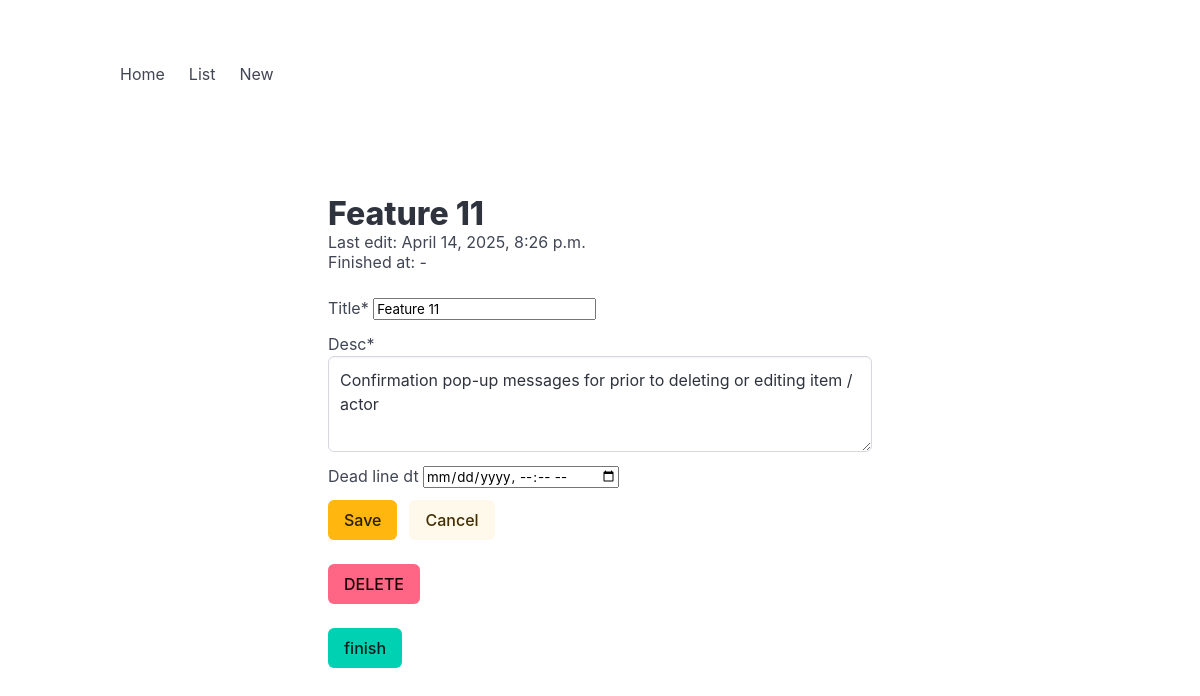
Page /todo/162/ (signed in) on the earlier database version.
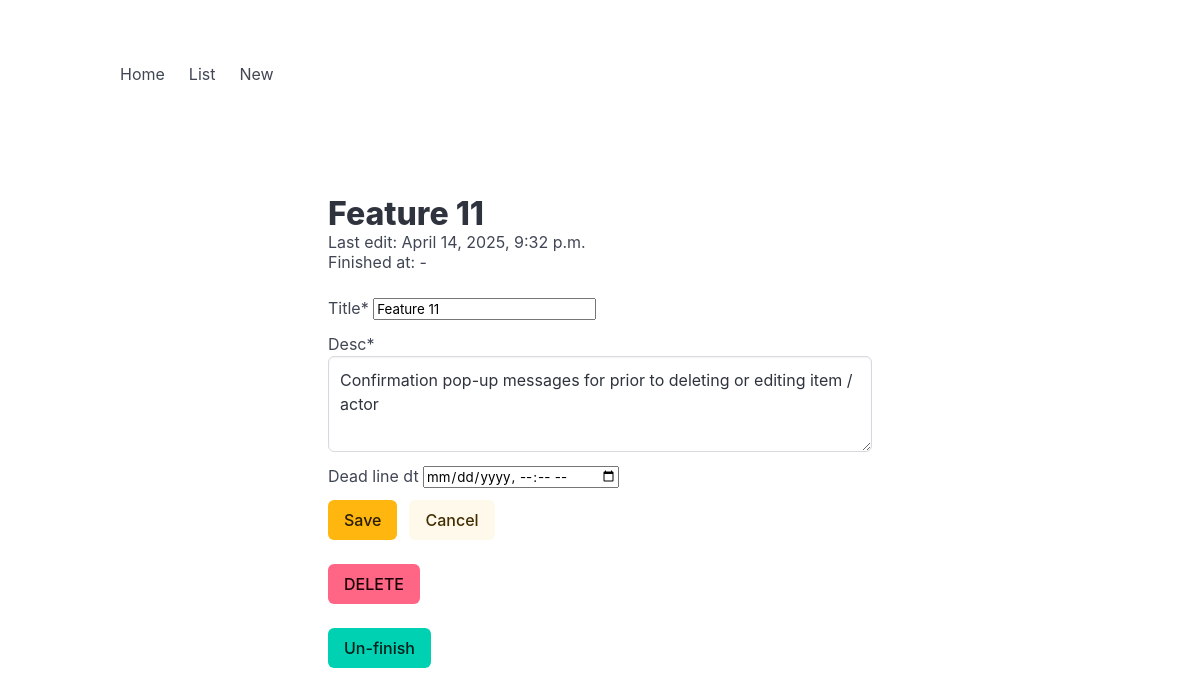
Same page on the later database version.
### todo/models.py (models this page shows, shortened)
class Task(models.Model):
    user = models.ForeignKey(User, on_delete=models.CASCADE)
    title = models.CharField(max_length=100)
    desc = models.CharField(max_length=500)
    is_finished = models.BooleanField(default=False)
    finished_dt = models.DateTimeField(blank=True, null=True)
    dead_line_dt = models.DateTimeField(blank=True, null=True)
    create_dt = models.DateTimeField(auto_now_add=True)
    update_dt = models.DateTimeField(auto_now=True)

### todo/views.py (the view)
# urls.py: path('<int:number>/', views.todo_detail, name='detail'),
def todo_detail(request, number):
    if request.user.is_authenticated:
        task = get_object_or_404(Task, id=number)
        if task.user == request.user:
            if request.method == 'POST':
                form = TaskForm(request.POST, instance=task)
                if form.is_valid():
                    form.save()
                    return redirect('/todo/list/')
            else:
                form = TaskForm(instance=task)
            return render(request, 'todo/detail.html', {'task': task, 'form': form})
    return redirect('/todo/')

### todo/forms.py
class TaskForm(ModelForm):
    class Meta:
        model = Task
        fields = ['title', 'desc', 'dead_line_dt']
        widgets = {
            "desc": forms.Textarea(attrs={"rows": 3}),
            "dead_line_dt": forms.DateTimeInput(attrs={"type": "datetime-local"}),
        }

### todo/templates/todo/detail.html (shortened to what this page needs)
<!DOCTYPE html>
<html>
  <head>
    <link rel="stylesheet" href="https://cdn.jsdelivr.net/npm/bulma@1.0.2/css/bulma.min.css">
  </head>
  <body>
    {% include 'todo/includes/nav.html' %}
  <section class="section container" style="max-width: 640px;">
    <h1 class="title">{{ task.title }}</h1>
    <p class="subtitle is-size-6">
      Last edit: <time datetime="{{ task.update_dt|date:'Y-m-d\TH:i' }}">{{ task.update_dt }}</time><br>
      Finished at: <time datetime="{{ task.finish_dt|date:'Y-m-d\TH:i' }}">{{ task.finish_dt|default:'-' }}</time>
    </p>
    <form method="POST" action="{% url 'todo:detail' number=task.id %}">
      {% load crispy_forms_tags %}
      {{ form|crispy }}
      <div class="buttons">
          <button type="submit" class="button is-warning">Save</button>
          <a href="{% url 'todo:list' %}" class="button is-warning is-light">Cancel</a>
      </div>
    </form>
    <br>
    <form action="{% url 'todo:task_delete' number=task.id %}" method="POST">
        <button type="submit" class="button is-danger">DELETE</button>
    </form>
    <br>
    <form action="{% url 'todo:task_finish' number=task.id %}" method="POST">
        <button type="submit" class="button is-primary">
            {% if task.is_finished %}Un-{% endif %}finish
        </button>
    </form>
  </section>
  </body>
</html>

Differences in the rows shown:
changed Task "Feature 11": update_dt "April 14, 2025, 8:26 p.m." → "April 14, 2025, 9:32 p.m."
Other differences:
text now shown: "Un-"
